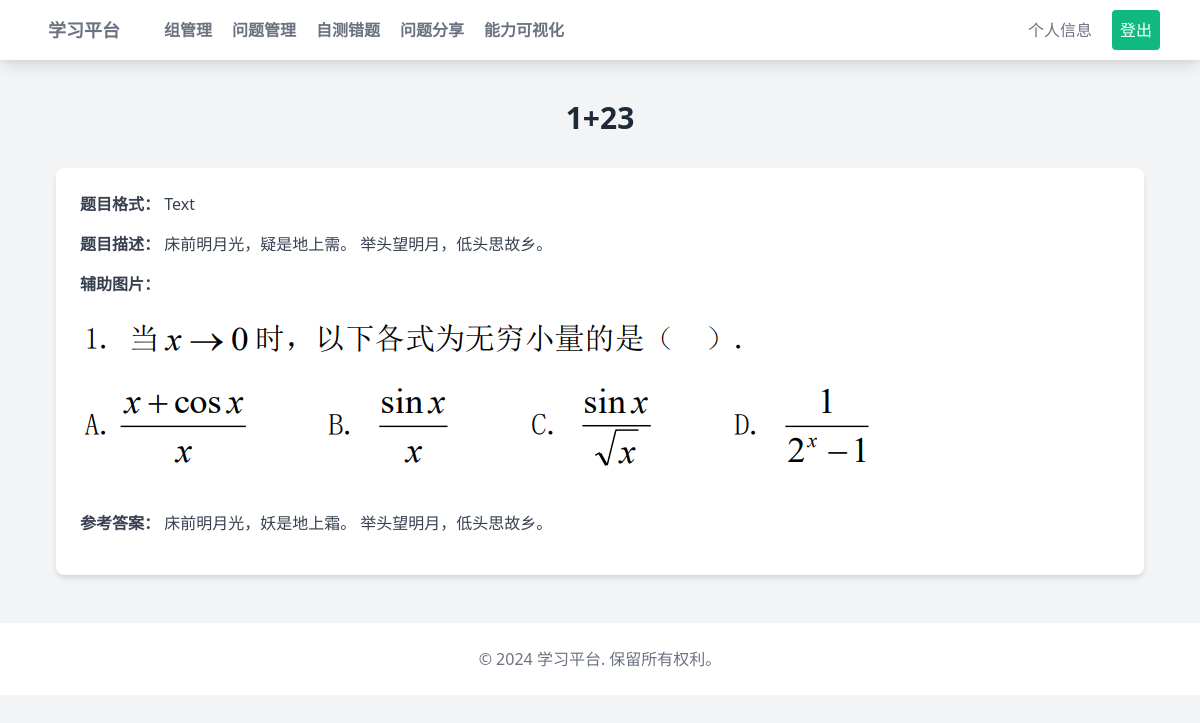
The app's page /questions/detail/4/ (signed in) with its own data.
### questions/models.py (models this page shows, shortened)
class Question(models.Model):
    TEXT = 'text'
    IMAGE = 'image'
    FORMAT_CHOICES = [
        (TEXT, 'Text'),
        (IMAGE, 'Image')
    ]
    title = models.CharField(max_length=255)
    description = models.TextField(blank=True)
    format = models.CharField(max_length=5, choices=FORMAT_CHOICES)
    image = models.ImageField(upload_to='questions/', blank=True, null=True)
    correct_answer = models.TextField(blank=True)
    creator = models.ForeignKey(settings.AUTH_USER_MODEL, on_delete=models.CASCADE)
    shared_with = models.ManyToManyField(settings.AUTH_USER_MODEL, related_name='shared_questions', blank=True)

### questions/views.py (the view)
# urls.py: path('detail/<int:question_id>/', views.question_detail, name='question_detail'),
@login_required
def question_detail(request, question_id):
    question = get_object_or_404(Question, id=question_id)
    return render(request, 'questions/detail_question.html', {'question': question})

### questions/templates/questions/detail_question.html (shortened to what this page needs)
{% extends "basehome.html" %}
{% block content %}
<div class="max-w-6xl mx-auto mt-10 px-4">
    <h1 class="text-3xl font-bold text-center text-gray-800 mb-8">{{ question.title }}</h1>
    <div class="bg-white shadow-md rounded-lg p-6">
        <p class="text-gray-700 mb-4"><strong>题目格式：</strong> {{ question.get_format_display }}</p>
        <p class="text-gray-700 mb-4"><strong>题目描述：</strong> {{ question.description }}</p>
        {% if question.image %}
        <p class="text-gray-700 mb-4"><strong>辅助图片：</strong></p>
        <img src="{{ question.image.url }}" alt="辅助图片" class="mb-4">
        {% endif %}
        <p class="text-gray-700 mb-4"><strong>参考答案：</strong> {{ question.correct_answer }}</p>
    </div>
</div>
{% endblock %}

### records on screen
Question: title "1+23", format "Text", description "床前明月光，疑是地上需。 举头望明月，低头思故乡。", image (picture), correct_answer "床前明月光，妖是地上霜。 举头望明月，低头思故乡。"
